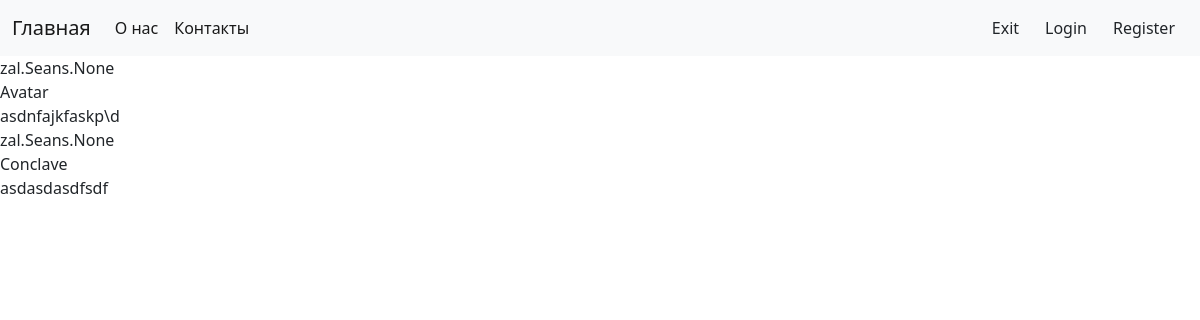
Page /film/list/ on the committed database.
### zal/models.py (models this page shows, shortened)
class Film(models.Model):
    name = models.CharField(max_length=128)
    description = models.CharField(max_length=255,
                                   verbose_name='Описание'
                                   )

### zal/views.py (the view)
# urls.py: path('film/list/', FilmList.as_view(), name='film-list'),
class FilmList(ListView):
    model = Film
    template_name = 'film-list.html'
    context_object_name = 'films'

### zal/templates/film-list.html
{% extends 'static/base.html' %}
{% block content %}
    {% for object in films %}
    <div>
    {{ object.seans_set }}
    </div>
     <div>
    {{ object.name }}
    </div>
    <div>
    {{ object.description }}
    </div>
    {% endfor %}
{% endblock %}

### rows in the picture
Film: seans_set "zal.Seans.None", name "Avatar", description "asdnfajkfaskp\\d"
Film: seans_set "zal.Seans.None", name "Conclave", description "asdasdasdfsdf"
